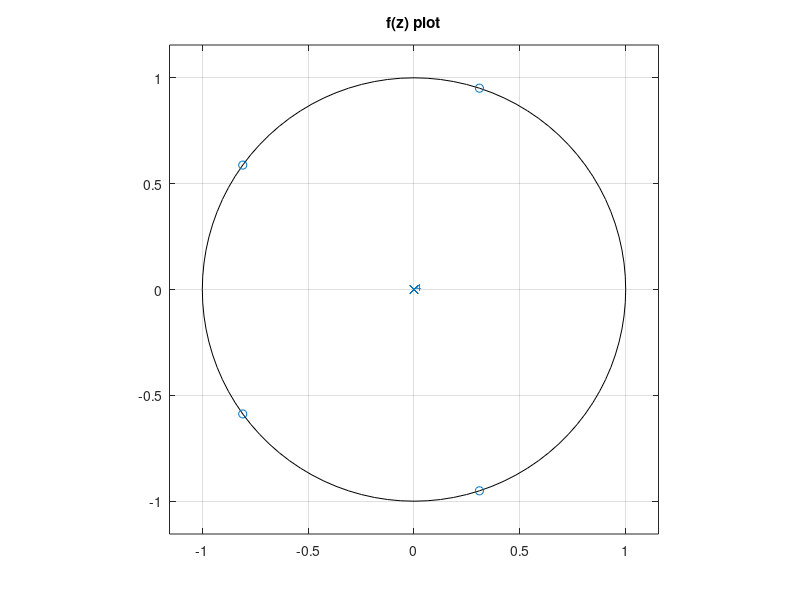
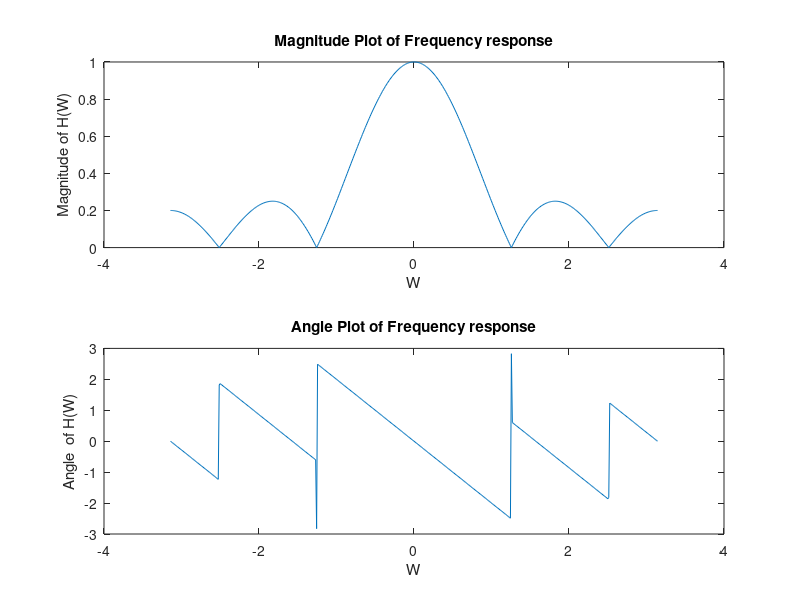

Reproduce these figures in MATLAB, in order.
% For M-tap moving average filter, plot the magnitude and phase response 
% for different values of M using MATLAB. 
% Note: Use inbuilt function: freqz.

M = input('Enter value of M: ');
B = (1/M) .* ones(1, M);
A = 1;
figure(1);
zplane(B, A);
title('f(z) plot');

figure(2);
W = -pi:pi/255:pi;
H = freqz(B, A, W);
subplot(2,1,1);
plot(W, abs(H));
xlabel('W');
ylabel('Magnitude of H(W)');
title('Magnitude Plot of Frequency response');
subplot(2,1,2);
plot(W, angle(H));
xlabel('W');
ylabel('Angle  of H(W)');
title('Angle Plot of Frequency response');

